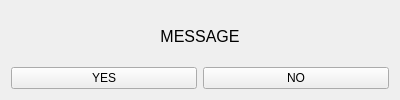
<?xml version="1.0" encoding="UTF-8"?>
<ui version="4.0">
 <class>wgt_input_integerClass</class>
 <widget class="QWidget" name="wgt_input_integerClass">
  <property name="geometry">
   <rect>
    <x>0</x>
    <y>0</y>
    <width>400</width>
    <height>100</height>
   </rect>
  </property>
  <property name="minimumSize">
   <size>
    <width>200</width>
    <height>100</height>
   </size>
  </property>
  <property name="windowTitle">
   <string>wgt_input_integer</string>
  </property>
  <layout class="QGridLayout" name="gridLayout">
   <item row="0" column="0" colspan="2">
    <widget class="QLabel" name="label_message">
     <property name="font">
      <font>
       <pointsize>12</pointsize>
      </font>
     </property>
     <property name="text">
      <string>MESSAGE</string>
     </property>
     <property name="alignment">
      <set>Qt::AlignCenter</set>
     </property>
     <property name="wordWrap">
      <bool>true</bool>
     </property>
    </widget>
   </item>
   <item row="1" column="0">
    <widget class="QPushButton" name="pushButton_yes">
     <property name="text">
      <string>YES</string>
     </property>
    </widget>
   </item>
   <item row="1" column="1">
    <widget class="QPushButton" name="pushButton_no">
     <property name="text">
      <string>NO</string>
     </property>
    </widget>
   </item>
  </layout>
 </widget>
 <layoutdefault spacing="6" margin="11"/>
 <resources/>
 <connections/>
</ui>
